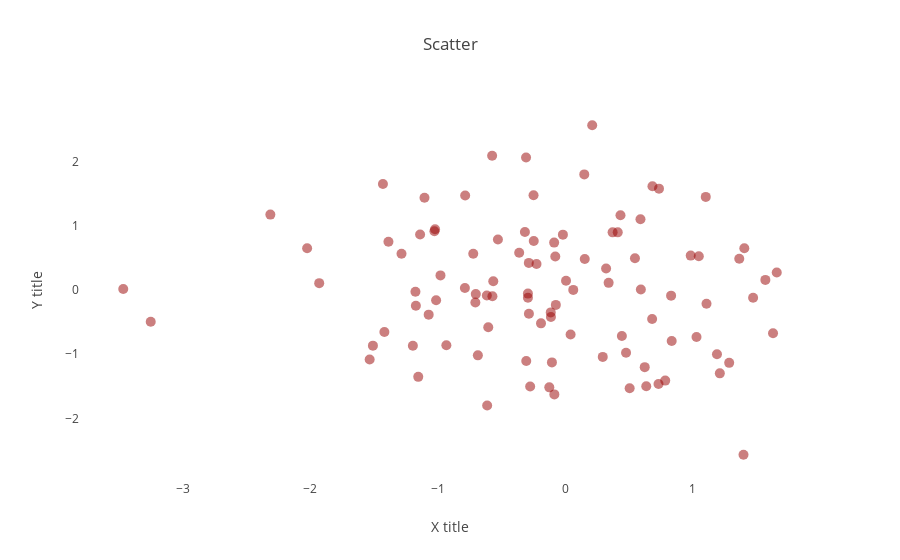

Here is the notebook cell this chart was saved with:
### Markdown cell above
## Styled scatter plot

### Code cell
trace = go.Scatter(x = random_x, y = random_y, mode = 'markers',
                   marker = dict(size = 10, color="rgba(152,0,0,0.5)")
                  )

layout  = dict(title = "Scatter",
               xaxis = dict(title = "X title",showgrid=False,showline=False,zeroline=False),
               yaxis = dict(title = "Y title",showgrid=False,showline=False,zeroline=False)
              )

data = [trace]
figure = dict(data=data,layout=layout)
iplot(figure)
